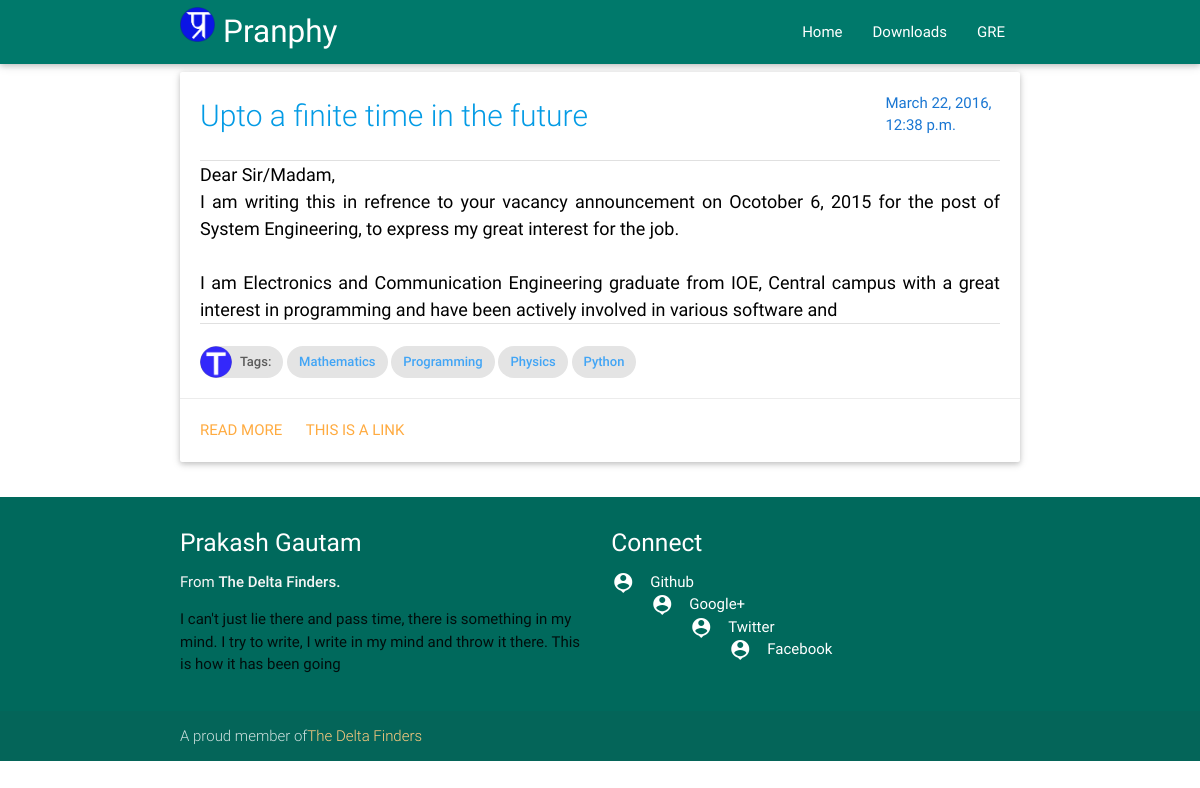
The app's page /, older data.
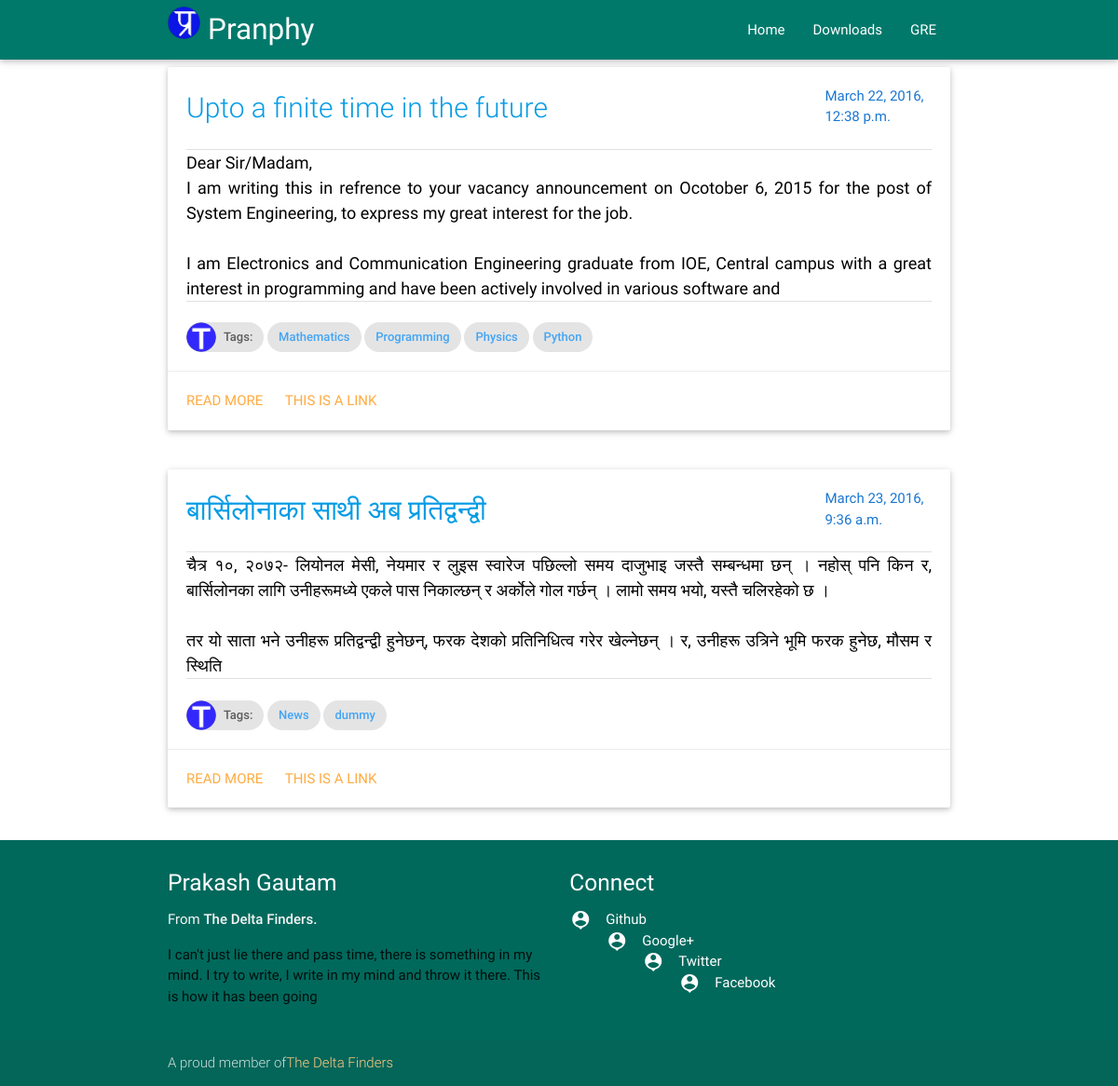
The same page, newer data.
### Blog/models.py (models this page shows, shortened)
class BlogPost(models.Model):
    title = models.CharField(max_length=200,unique=True)
    body = models.TextField()
    createdate = models.DateTimeField(auto_now_add=True)
    updatedate = models.DateTimeField(auto_now=True)
    tags = models.ManyToManyField('Tag',blank=True)
    slug = models.SlugField(max_length=200, unique=True,allow_unicode=True)

class Tag(models.Model):
    word = models.CharField(max_length=100,unique=True)
    def __str__(self):
        return self.word

### Blog/views.py (the view)
# urls.py: url(r'^$', views.index, name='index'),
def index(request):
    allposts = BlogPost.objects.all()
    template = loader.get_template('Blog/index.html')
    Repeat = [1,2]
    context   = {
        'Repeat' : Repeat,
        'allposts' : allposts,
    }
    return HttpResponse(template.render(context,request))

### Blog/templatetags/BlogExtras.py (called while the page is built)
@register.filter
@stringfilter
def shorten(value,length):
    return value[0:length]

### Blog/templates/Blog/index.html
{%extends "base.html" %}
{%load staticfiles %}
{%load BlogExtras %}
{%block bodycontent %}
{%block full-card %}
<div class="container">
{% for post in allposts %}
<div class="row">
    <div class="col l12 s12 m12">
      <div class="card ">
        <div class="card-content black-text">
          <div class="row">
              <div class="col s7 m8 l10">
                  <span class="card-title teal-text text-darken-3" style="font-size: 2em">
                      <a href="{% url 'detail' post.slug %}">{{post.title}}</a>
                  </span>
              </div>
              <div class="col s5 m4  l2">
                  <span class="blue-text text-darken-2" style="text-align: right;">{{post.createdate}}</span>
              </div>
            </div>
            <div class="divider"></div>
            <div class="content" style="text-align: justify; font-size: 1.2em">
            <p>
                {{post.body|shorten:350|linebreaksbr}}
            </p>
          </div>
          <div class="divider"></div>
          <br/>
          <div class="chip">
                <img src="{%static 'images/capital-t.png'%}" alt="Tags">
                Tags:
          </div>
          {%for tag in post.tags.all %}
          <a href="#"><div class="chip blue-text text-lighten-1">{{tag}}</div></a>
          {%endfor %}
        </div>
        <div class="card-action">
            <a href="{% url 'detail' post.slug %}">read more</a>
          <a href="#">This is a link</a>
        </div>
      </div>
    </div>
</div>
{% endfor %}
</div>
{%endblock full-card%}
{%endblock bodycontent %}

Row changes from the older to the newer data that the page shows:
added BlogPost: title "बार्सिलोनाका साथी अब प्रतिद्वन्द्वी", createdate "March 23, 2016, 9:36 a.m.", body|shorten "चैत्र १०, २०७२- लियोनल मेसी, नेयमार र लुइस स्वारेज पछिल्लो समय दाजुभाइ जस्तै सम्बन्धमा छन् । नहोस् पनि किन र, बार्सिलोनका लागि उनीहरूमध्ये एकले पास निकाल्छन् र अर्कोले गोल गर्छन् । लामो समय भयो, यस्तै चलिरहेको छ । तर यो साता भने उनीहरू प्रतिद्वन्द्वी हुनेछन्, फरक देशको प्रतिनिधित्व गरेर खेल्नेछन् । र, उनीहरू उत्रिने भूमि फरक हुनेछ, मौसम र स्थिति"
added Tag: word "News", shown under "बार्सिलोनाका साथी अब प्रतिद्वन्द्वी"
added Tag: word "dummy", shown under "बार्सिलोनाका साथी अब प्रतिद्वन्द्वी"
